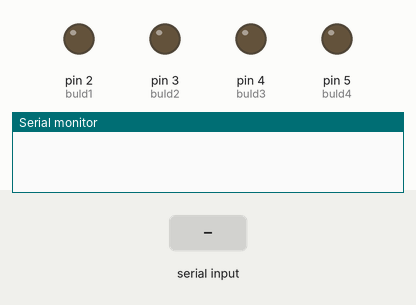
This sketch was run on a simulated Arduino Uno, built with avr-gcc and run on an emulated ATmega328P. Parts: output pins drawn as LEDs (lit = HIGH), the last lines printed to the serial monitor. The test bench sets the inputs (shaded band).

Above: at 1.2 s.
1.3 s: "1" received over Serial
At 1.9 s:
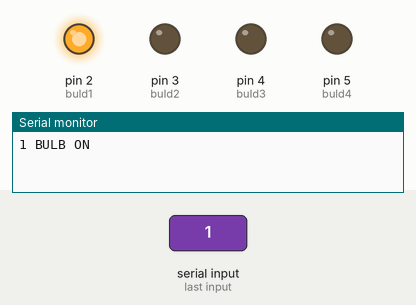
2.8 s: "4" received over Serial
At 4.0 s:
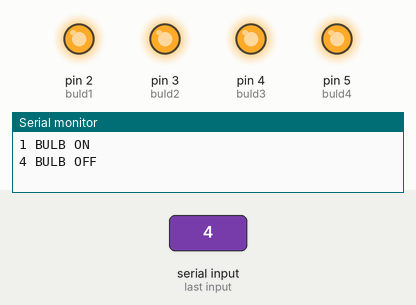
4.3 s: "2" received over Serial
At 5.4 s:
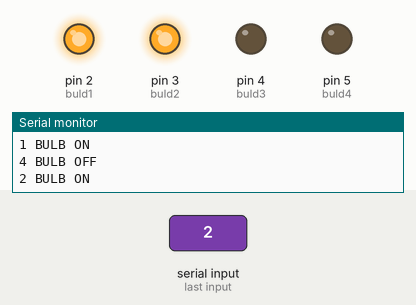
5.8 s: "3" received over Serial
At 6.5 s:
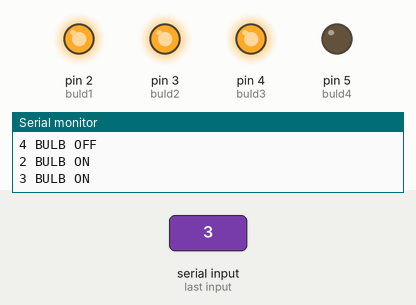
7.3 s: "5" received over Serial
At 7.7 s:
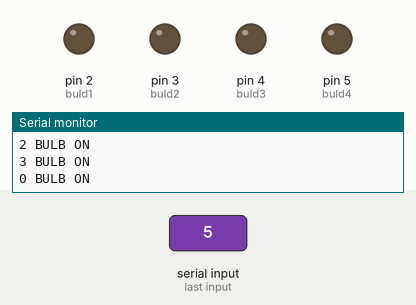
Timing chart, 0 to 9.8 s (numbered marks = the images above; inputs shaded):
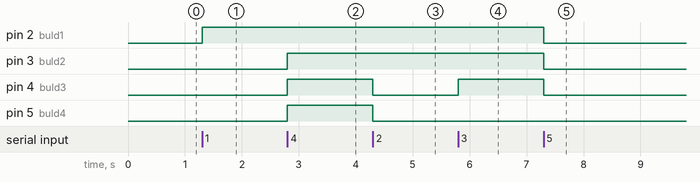

The sketch:

uno.ino
```cpp
int val;
#define buld1  2
#define buld2  3
#define buld3  4
#define buld4  5
void setup() {
  // put your setup code here, to run once:
  Serial.begin(9600);
  pinMode(buld1, OUTPUT);
  pinMode(buld2, OUTPUT);
  pinMode(buld3, OUTPUT);
  pinMode(buld4, OUTPUT);


}

void loop() {
  // put your main code here, to run repeatedly:
  if(Serial.available()){
    val = Serial.read();
    if(val == '1'){
      digitalWrite(buld1,HIGH);
      digitalWrite(buld2,LOW);
      digitalWrite(buld3,LOW);
      digitalWrite(buld4,LOW);
      Serial.println("1 BULB ON");
    } else if(val=='2'){
      digitalWrite(buld1,HIGH);
      digitalWrite(buld2,HIGH);
      digitalWrite(buld3,LOW);
      digitalWrite(buld4,LOW);
      Serial.println("2 BULB ON");
    } else if(val == '3'){
      digitalWrite(buld1,HIGH);
      digitalWrite(buld2,HIGH);
      digitalWrite(buld3,HIGH);
      digitalWrite(buld4,LOW);
      Serial.println("3 BULB ON");
    } else if(val == '4'){
      digitalWrite(buld1,HIGH);
      digitalWrite(buld2,HIGH);
      digitalWrite(buld3,HIGH);
      digitalWrite(buld4,HIGH);
      Serial.println("4 BULB OFF");
    } else if(val == '5'){
      digitalWrite(buld1,LOW);
      digitalWrite(buld2,LOW);
      digitalWrite(buld3,LOW);
      digitalWrite(buld4,LOW);
      Serial.println("0 BULB ON");
    }
  }
}
```

Measured:
- after the input at 1.3 s, pin 2 (buld1): LOW → HIGH at once
- after the input at 2.8 s, pin 3 (buld2), pin 4 (buld3), pin 5 (buld4): LOW → HIGH at once
- after the input at 4.3 s, pin 4 (buld3), pin 5 (buld4): HIGH → LOW at once
- after the input at 5.8 s, pin 4 (buld3): LOW → HIGH at once
- after the input at 7.3 s, pin 2 (buld1), pin 3 (buld2), pin 4 (buld3): HIGH → LOW at once
